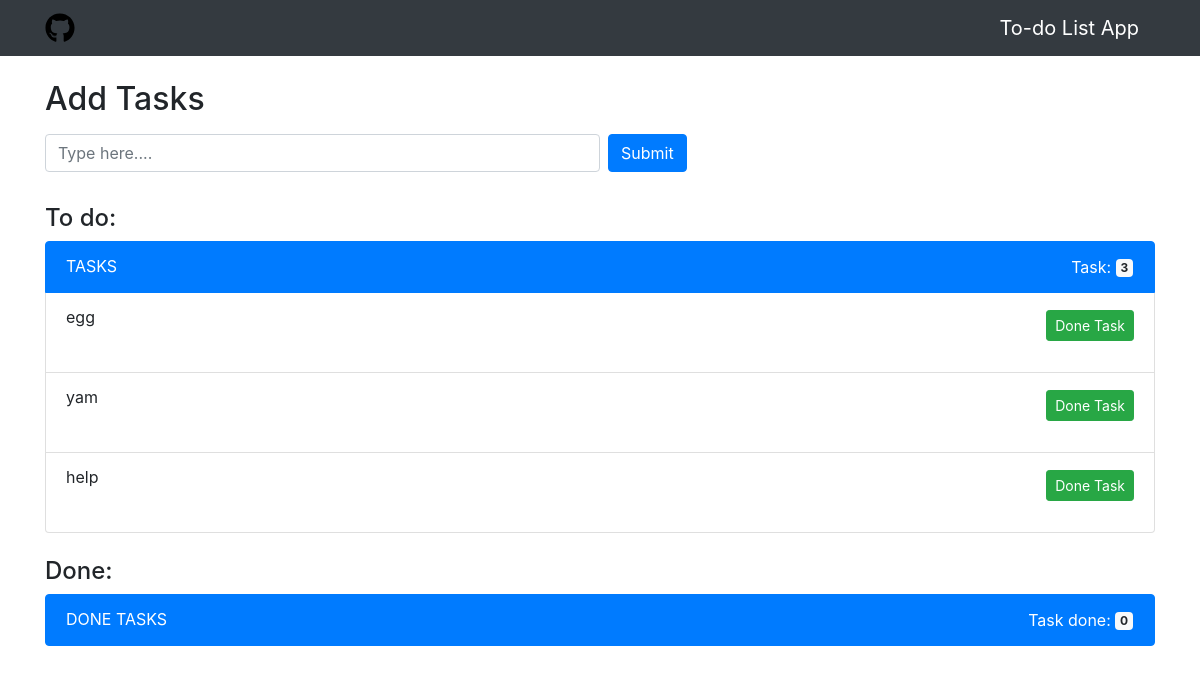
The app's page /, older data.
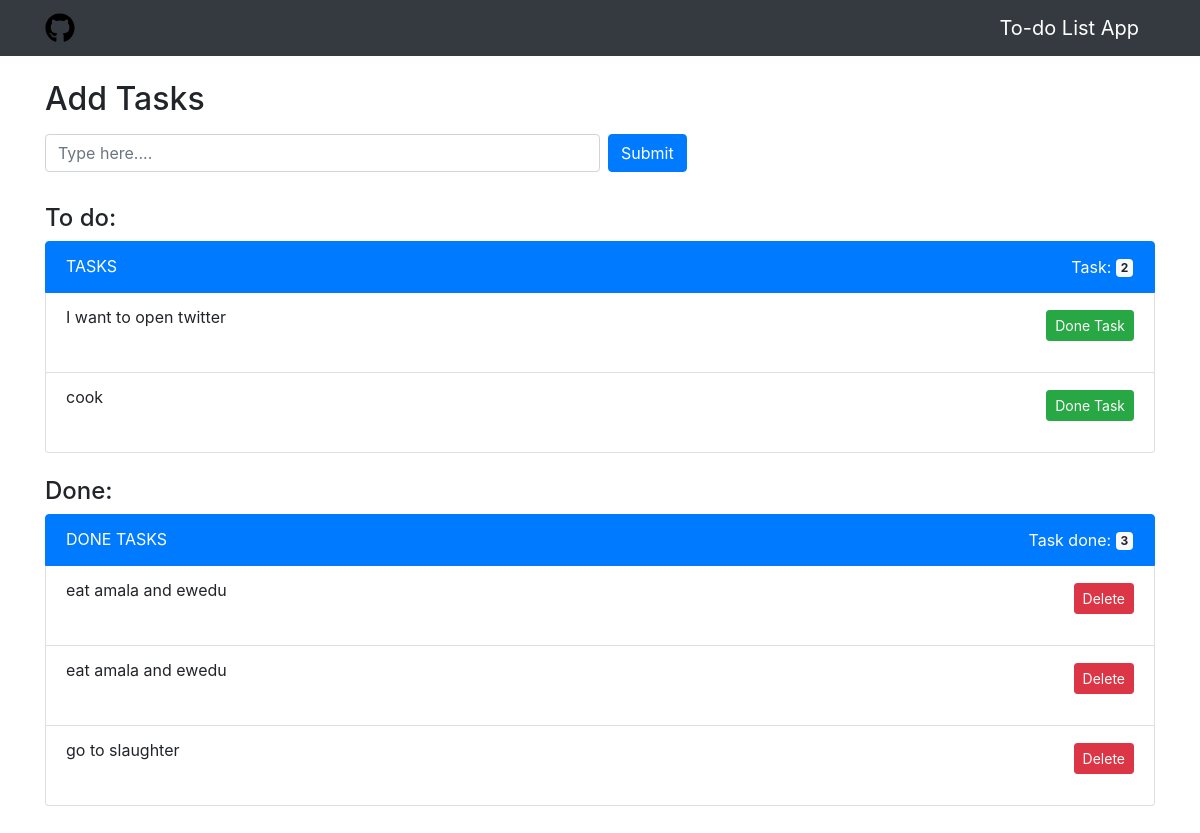
The same page, newer data.
### list_app/models.py (models this page shows, shortened)
class Todo(models.Model):
    added_date=models.DateTimeField('Date Added')
    text = models.CharField(max_length=200)

class Done(models.Model):
    done_date=models.DateTimeField('Date Added')
    done_text = models.CharField(max_length=200)

### list_app/views.py (the view)
# urls.py: path('', views.index, name='index'),
def index(request):
    todo_items= Todo.objects.all().order_by('-added_date')
    length_of_created_obj= Todo.objects.all().count()
    done_items= Done.objects.all().order_by('-done_date')
    length_of_done_items= Done.objects.all().count()
    return render(request, 'main/index.html', {'todo_items':todo_items,
                                               'length_of_items': length_of_created_obj,
                                               'done_items':done_items ,
                                               'length_of_done_items':length_of_done_items})

### templates/main/index.html (shortened to what this page needs)
{% extends 'base.html' %}
{% block content %}
<div class="container">
    <div class="row mt-4 ">
        <div class="col">
            <h2>Add Tasks</h2>
            <form action="{% url 'add_todo' %}" method='post' class="form-inline">
                <input type="text" class="form-control w-50" name='task' placeholder="Type here....">
                <button type="submit" class="btn btn-primary m-2">Submit</button>
            </form>
        </div>
    </div>
    <div class="row mt-4 ">
        <div class="col ">
        <h4>To do:</h4>
            <ul class="list-group">
                <li class="list-group-item active">TASKS
                    <button type="button" class="btn btn-primary float-right" style="float: right; padding: 0 0;">
                        Task: <span class="badge badge-light">{{ length_of_items }}</span>
                    </button>
                </li>
                {% for task in todo_items %}
                    <li class="list-group-item ">{{ task.text }}
                        <form action="delete_todo/{{ task.id }}" method="post">
                            <button type="submit" class="btn btn-sm float-right btn-success" style="position: relative; float: right; bottom: 1.2rem;">Done Task</button>
                        </form>
                    </li>
                {% endfor %}
            </ul>
        </div>
    </div>
<div class="row mt-4 ">
        <div class="col ">
        <h4>Done:</h4>
            <ul class="list-group">
                <li class="list-group-item active">DONE TASKS
                    <button type="button" class="btn btn-primary float-right" style="float: right; padding: 0 0;">
                            Task done: <span class="badge badge-light ">{{ length_of_done_items }}</span>
                    </button>
                </li>
                {% for done in done_items %}
                    <li class="list-group-item ">{{ done.done_text }}
                        <form action="Done_todo/{{ done.id }}" method="post">
                            <button type="submit" class="btn btn-sm float-right btn-danger" style="position: relative; float: right; bottom: 1.2rem;">Delete</button>
                        </form>
                    </li>
                {% endfor %}
            </ul>
        </div>
    </div>
</div>
{% endblock content %}

Row changes from the older to the newer data that the page shows:
removed Todo: text "egg"
removed Todo: text "yam"
removed Todo: text "help"
added Todo: text "I want to open twitter"
added Todo: text "cook"
added Done: done_text "eat amala and ewedu"
added Done: done_text "eat amala and ewedu"
added Done: done_text "go to slaughter"
Text that changed along with them:
{{ length_of_items }}: "3" → "2"
{{ length_of_done_items }}: "0" → "3"
